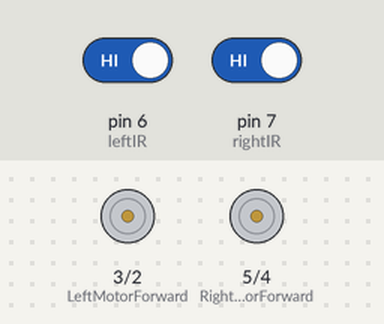
This sketch was run on a simulated Arduino Uno, built with avr-gcc and run on an emulated ATmega328P. Shown: motor-driver pin pairs drawn as motors (green arrow = first pin HIGH = forward, orange = second pin HIGH = backward, longer = more drive). The test bench sets the inputs (shaded band); at power-on: pin 6 (leftIR) HIGH, pin 7 (rightIR) HIGH.

Above: at 1.2 s.
1.3 s: pin 6 (leftIR) driven LOW
At 2.5 s:
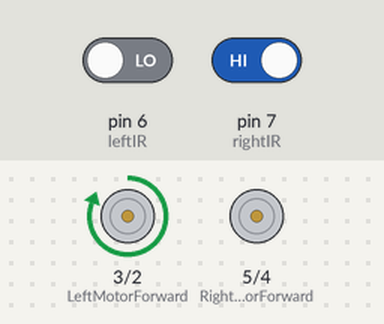
2.8 s: pin 7 (rightIR) driven LOW
At 3.7 s:
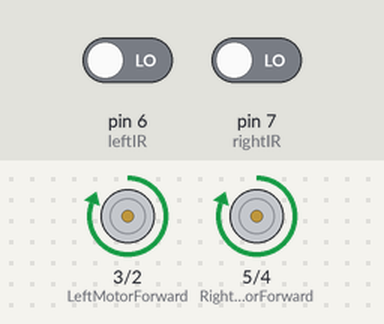
4.3 s: pin 6 (leftIR) driven HIGH
At 4.9 s:
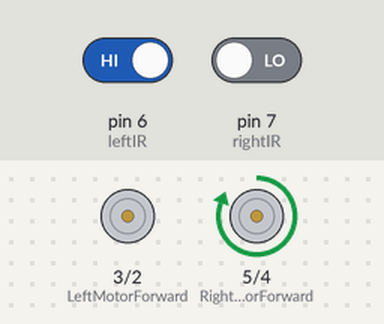
5.8 s: pin 7 (rightIR) driven HIGH
At 7.2 s:
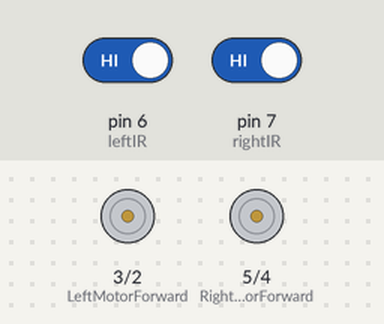
Timing chart, 0 to 8.3 s (numbered marks = the images above; inputs shaded):
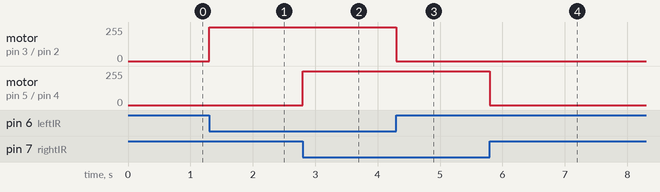

Measured:
- after the input at 1.3 s, motor on pin 3 (LeftMotorForward) / pin 2 (LeftMotorReverse): stopped → forward 255/255 at once
- after the input at 2.8 s, motor on pin 5 (RightMotorForward) / pin 4 (RightMotorReverse): stopped → forward 255/255 at once
- after the input at 4.3 s, motor on pin 3 (LeftMotorForward) / pin 2 (LeftMotorReverse): forward 255/255 → stopped at once
- after the input at 5.8 s, motor on pin 5 (RightMotorForward) / pin 4 (RightMotorReverse): forward 255/255 → stopped at once

The sketch:

17__lfr1.ino
```cpp
#define LeftMotorReverse 2
#define LeftMotorForward 3
#define RightMotorReverse 4
#define RightMotorForward 5

#define leftIR 6
#define rightIR 7

void setup() {
  pinMode(LeftMotorForward, OUTPUT);
  pinMode(RightMotorForward, OUTPUT);
  pinMode(LeftMotorReverse, OUTPUT);
  pinMode(RightMotorReverse, OUTPUT);
  pinMode(leftIR, INPUT);
  pinMode(rightIR, INPUT);
}

void loop() {
  if (digitalRead(leftIR) == LOW && digitalRead(rightIR) == LOW)  //Forward
  {
    digitalWrite(LeftMotorForward, HIGH);
    digitalWrite(RightMotorForward, HIGH);
  }

  else if (digitalRead(leftIR) == HIGH && digitalRead(rightIR) == HIGH)  //Stop
  {
    digitalWrite(LeftMotorForward, LOW);
    digitalWrite(RightMotorForward, LOW);
  }

  else if (digitalRead(leftIR) == LOW && digitalRead(rightIR) == HIGH)  //Right
  {
    digitalWrite(LeftMotorForward, HIGH);
    digitalWrite(RightMotorForward, LOW);
  }

  else if (digitalRead(leftIR) == HIGH && digitalRead(rightIR) == LOW)  //Left
  {
    digitalWrite(LeftMotorForward, LOW);
    digitalWrite(RightMotorForward, HIGH);
  }
}
```
